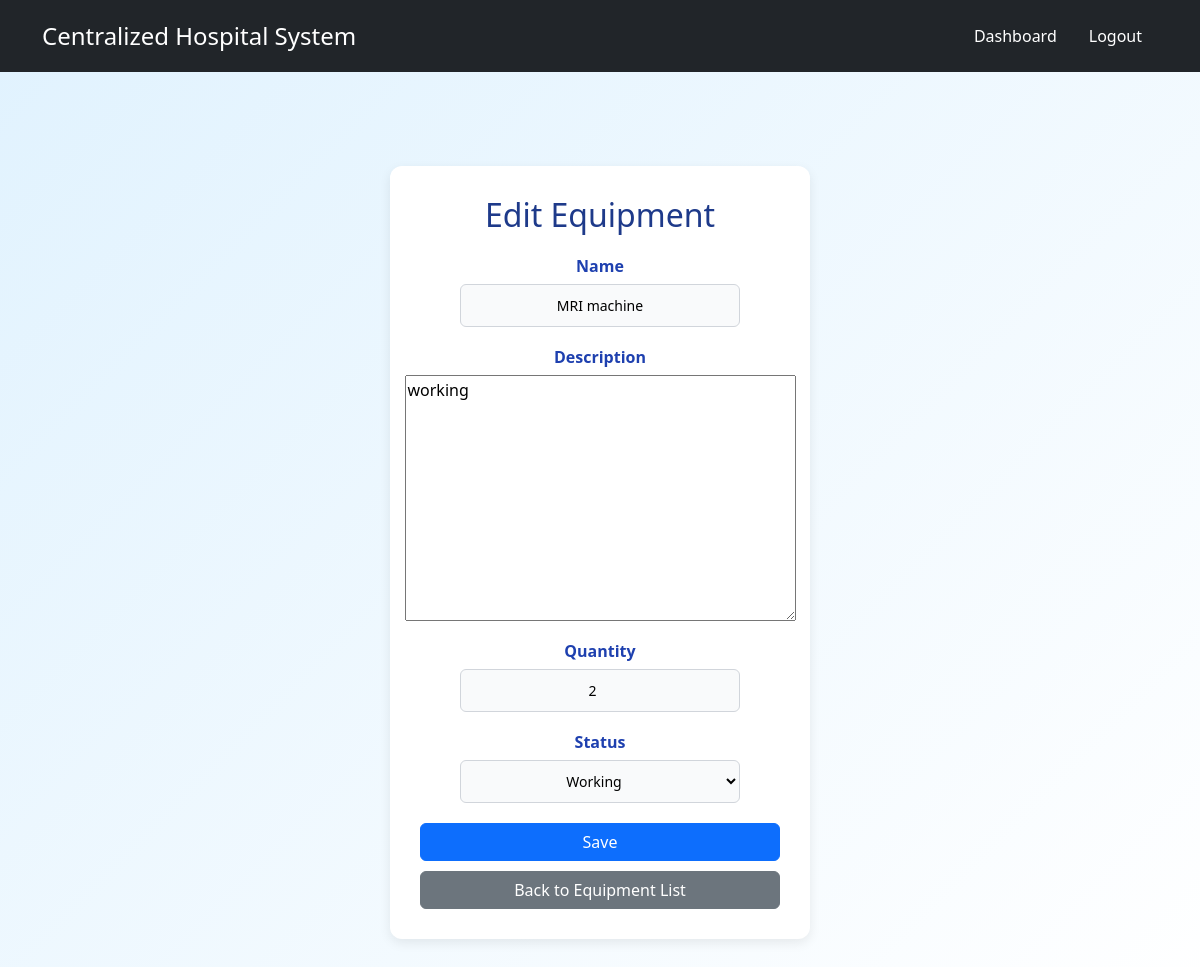
Page /inventory/equipment/1/edit/ (signed in) on the committed database.
### inventory/models.py (models this page shows, shortened)
class Equipment(models.Model):
    name = models.CharField(max_length=100)
    description = models.TextField(blank=True, null=True)
    quantity = models.PositiveIntegerField(default=0)
    status = models.CharField(  # ✅ New field
        max_length=50,
        choices=[("working", "Working"), ("maintenance", "Maintenance"), ("broken", "Broken")],
        default="working"
    )
    hospital = models.ForeignKey(Hospital, on_delete=models.SET_NULL, null=True, blank=True, related_name="equipment")
    created_at = models.DateTimeField(auto_now_add=True)
    updated_at = models.DateTimeField(auto_now=True)

### accounts/decorators.py (the view)
        def wrapper(request, *args, **kwargs):
            if not request.user.is_authenticated:
                return HttpResponseForbidden("You must be logged in.")
            if request.user.role not in roles:
                return HttpResponseForbidden("You do not have permission to access this page.")
            return view_func(request, *args, **kwargs)

### inventory/forms.py
class EquipmentForm(forms.ModelForm):
    class Meta:
        model = Equipment
        fields = ['name', 'description', 'quantity', 'status']

### inventory/templates/inventory/equipment_form.html (shortened to what this page needs)
{% extends "base.html" %}
{% block content %}
<div class="form-container">
    <h2>{% if form.instance.pk %}Edit Equipment{% else %}Add Equipment{% endif %}</h2>
    <form method="post">
        {% for field in form %}
            <div class="form-group">
                <label for="{{ field.id_for_label }}">{{ field.label }}</label>
                {{ field }}
            </div>
        {% endfor %}
        <div class="form-actions">
            <button type="submit" class="btn btn-primary">Save</button>
            <a href="{% url 'inventory:equipment_list' %}?hospital_id={{ hospital.id }}" class="btn btn-secondary">Back to Equipment List</a>
        </div>
    </form>
</div>
{% endblock %}

### static_my_project/css/styles.css (style rules this page uses)
body { font-family: Arial, sans-serif; background-color: #e6f0fa; margin: 0; padding: 0; color: #111827; }
h1, h2, h3, h4 { margin: 0 0 15px; font-weight: 600; }
.btn { display: inline-block; padding: 8px 14px; font-size: 14px; border-radius: 6px; text-decoration: none; transition: 0.2s; cursor: pointer; border: none; }
.btn-primary { background: #2563eb; color: #fff; }
.btn-secondary { background: #6b7280; color: #fff; }
.form-container { max-width: 420px; margin: 50px auto; background: #ffffff; padding: 30px; border-radius: 12px; box-shadow: 0 4px 12px rgba(0,0,0,0.08); }
.form-container h2 { text-align: center; margin-bottom: 20px; color: #1e3a8a; }
.form-group { margin-bottom: 18px; display: flex; flex-direction: column; align-items: center; }
.form-group label { font-weight: 600; margin-bottom: 6px; color: #1e40af; text-align: center; }
.form-group input, .form-group select { width: 100%; max-width: 280px; padding: 10px; border: 1px solid #d1d5db; border-radius: 6px; font-size: 14px; text-align: center; background: #f9fafb; }
.form-actions { margin-top: 20px; display: flex; flex-direction: column; gap: 10px; }
.form-actions .btn { width: 100%; }
body::before { content: ""; position: fixed; top: 0; left: 0; width: 100%; height: 100%; background: linear-gradient(135deg, #e0f2fe 0%, #ffffff 100%); z-index: -1; }

### rows in the picture
Equipment: form "MRI machine" "working" "2" "Working"

### other values in the picture
{{ field.label }} "Name" "Description" "Quantity" "Status"
